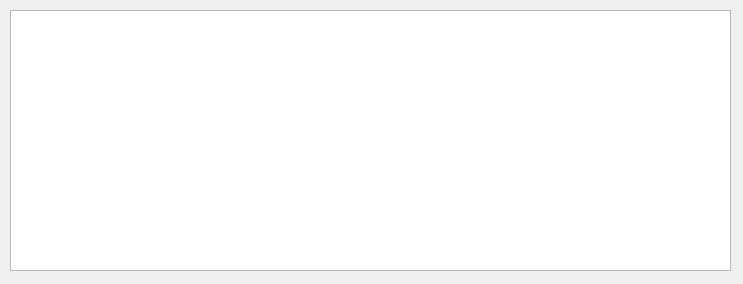
<?xml version="1.0" encoding="UTF-8"?>
<ui version="4.0">
 <class>Dialog</class>
 <widget class="QDialog" name="Dialog">
  <property name="geometry">
   <rect>
    <x>0</x>
    <y>0</y>
    <width>743</width>
    <height>284</height>
   </rect>
  </property>
  <property name="windowTitle">
   <string>مدیریت حساب ها و کارت ها </string>
  </property>
  <widget class="QTableWidget" name="tableWidget">
   <property name="geometry">
    <rect>
     <x>10</x>
     <y>10</y>
     <width>721</width>
     <height>261</height>
    </rect>
   </property>
  </widget>
 </widget>
 <resources/>
 <connections/>
</ui>
